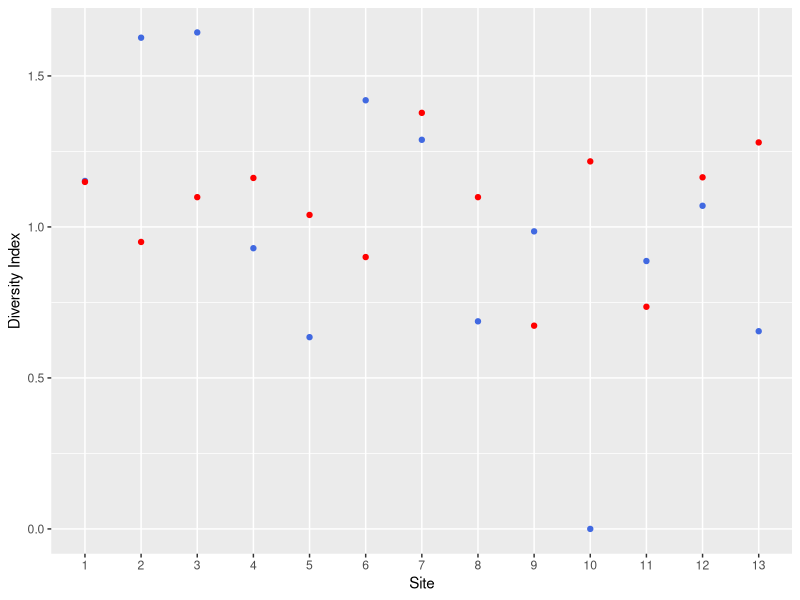
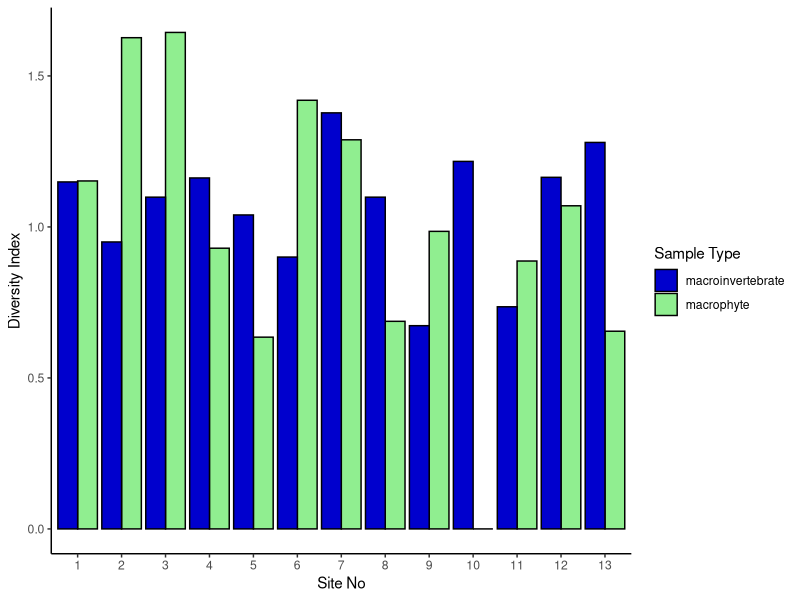
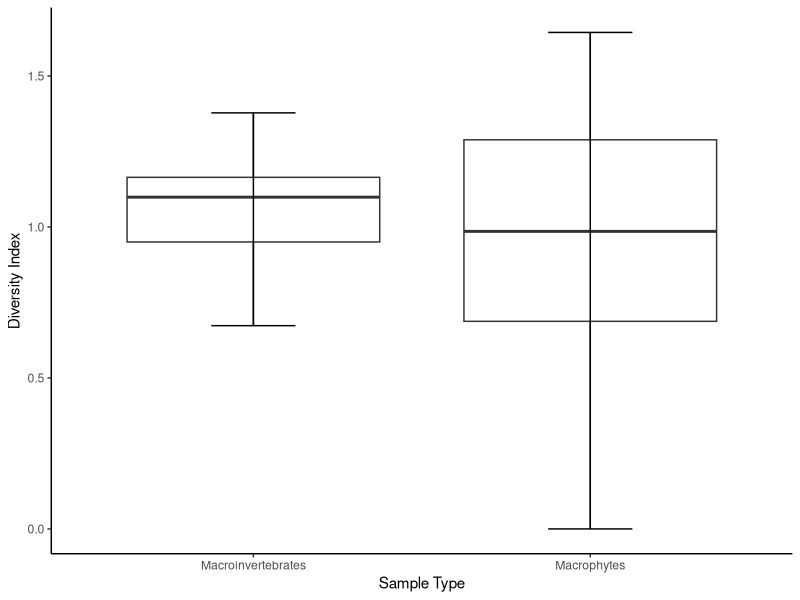

These figures' R source, in order: (Note: this script raises an error after producing the figures.)
#########

# code for macro/plant ecology project

library(ggplot2)
plant = read.csv('project_data_script/macro_plant.csv')
View(plant)
plant$site = as.integer(plant$site)
names = labels=c("Macroinvertebrates","Macrophytes")


## scatterplot
ggplot(plant, aes(x=reorder(site,treatment), y=diversity, col = treatment))+
  geom_point()+
  scale_color_manual(labels=c("Macroinvertebrates","Macrophytes"),values = c("red","royalblue"))+     ## adds the legend according to color of "treatment" category
  scale_fill_hue(labels=c("Macroinvertebrates","Macrophytes"))+
  guides(col = guide_legend(title = "Treatment"))+
  labs(x="Site", y="Diversity Index")+
  theme(legend.position = "Left")



## bar graph
ggplot(data=plant, aes(x=reorder(site,treatment), y=diversity, fill=treatment)) +
  geom_bar(stat="identity", color = "black", position=position_dodge())+
  scale_fill_manual(values=c("blue3","lightgreen"))+
  guides(fill = guide_legend(title = "Sample Type")) +      ### changes name OF legend
  labs(x="Site No", y="Diversity Index") +
  theme_classic()
  

## box plt
ggplot(plant, aes(x=treatment, y=diversity))+
  geom_boxplot()+
  stat_boxplot(geom="errorbar", width = 0.25)+
  labs(x="Sample Type", y = "Diversity Index")+
  scale_x_discrete(labels=c("Macroinvertebrates","Macrophytes"))+
  theme_classic()

t_test_macro=read.csv("project_data_script/t_testmacro.csv")
head(t_test_macro)
  
t_test_macro$sample = as.numeric(t_test_macro$sample)
t.test(diversity ~ sample, t_test_macro, paired = FALSE)
View(t_test_macro)

summary(split_data$macroinvertebrate$diversity)

var(split_data$macroinvertebrate$diversity)

##### linear regression

model = lm(diversity ~ sample, data = t_test_macro)
summary(model)
model

plot(model)


split_data <- split(plant, f = plant$treatment)   
View(split_data)
split_data[["macroinvertebrate"]]
split_data[["macrophyte"]]

summary(split_data[["macrophyte"]]$diversity)
summary(split_data[["macroinvertebrate"]]$diversity)

library(dplyr)






test_plant = read.csv("project_data_script/species_count.csv")
head(test_plant)
test_plant$site = as.character(test_plant$site)

richness = ggplot(test_plant, aes(x=sample, y=richness))+
  geom_boxplot()+
  labs(x="Sample Type", y="Species Richness")+
  theme_classic()
abundance = ggplot(test_plant, aes(x=sample, y=abundance))+
  geom_boxplot()+
  labs(x="Sample Type", y="Species Abundance")+
  ylim(0,60)+
  theme_classic()
abundance
library(cowplot)
richness_abundance = plot_grid(richness, abundance, ncol = 2, nrow= 1)
richness_abundance
